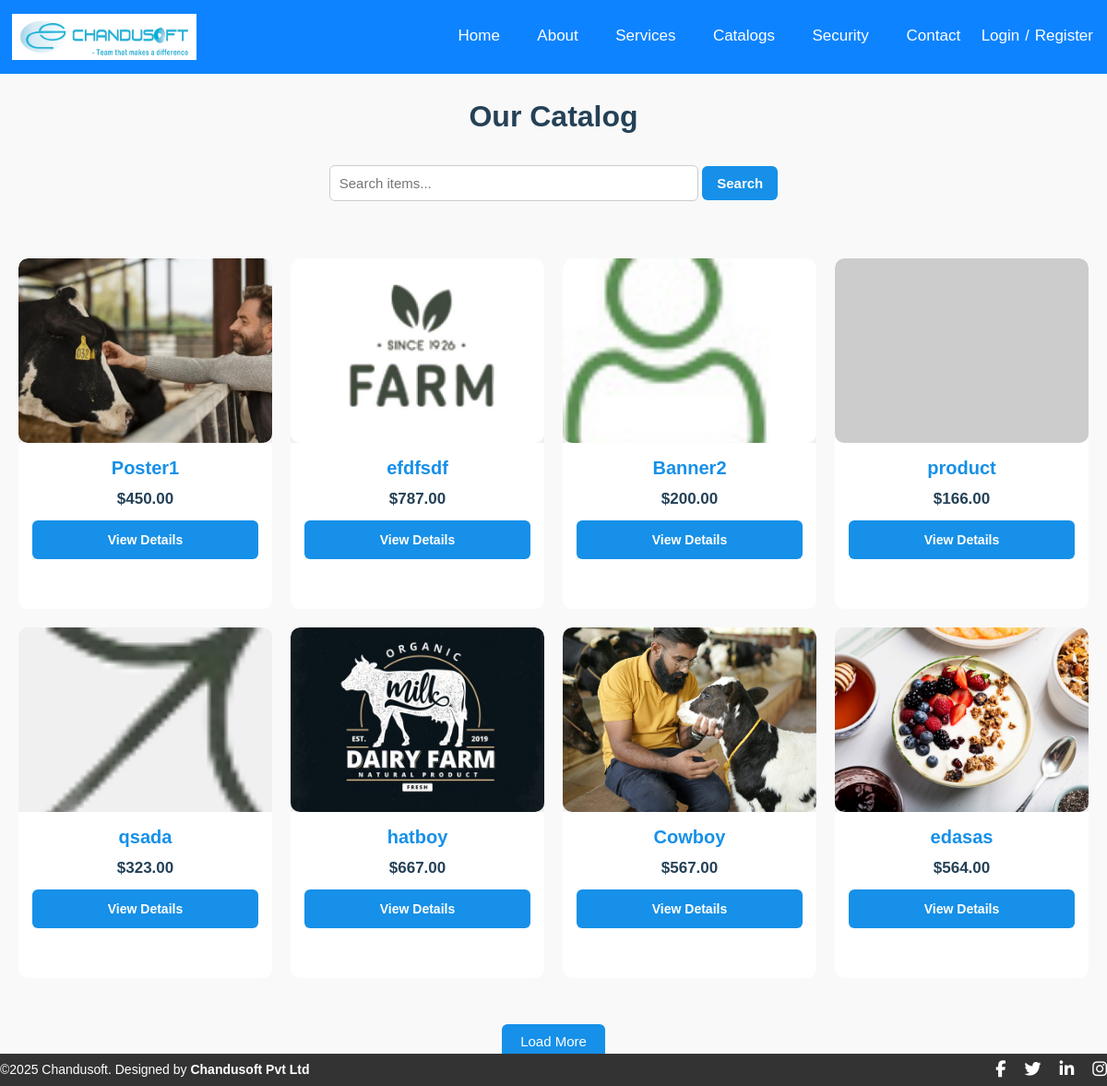
Screenshot of /catalog.php with the database file from the repository.
### tables this page shows
CREATE TABLE `pages` (
  `id` int NOT NULL AUTO_INCREMENT,
  `title` varchar(255) NOT NULL,
  `slug` varchar(255) DEFAULT NULL,
  `content_html` text,
  `status` enum('published','draft','archived') DEFAULT 'draft',
  `updated_at` datetime DEFAULT CURRENT_TIMESTAMP ON UPDATE CURRENT_TIMESTAMP,
  PRIMARY KEY (`id`),
  UNIQUE KEY `slug` (`slug`)
);

CREATE TABLE `catalog_items` (
  `id` int NOT NULL AUTO_INCREMENT,
  `slug` varchar(160) NOT NULL,
  `title` varchar(160) NOT NULL,
  `price` decimal(10,2) DEFAULT '0.00',
  `short_desc` varchar(280) DEFAULT NULL,
  `image_path` varchar(255) DEFAULT NULL,
  `status` enum('draft','published','archived') DEFAULT 'draft',
  `updated_at` timestamp NULL DEFAULT CURRENT_TIMESTAMP ON UPDATE CURRENT_TIMESTAMP,
  `created_at` timestamp NULL DEFAULT CURRENT_TIMESTAMP,
  PRIMARY KEY (`id`),
  UNIQUE KEY `slug` (`slug`),
  KEY `idx_catalog_status` (`status`),
  KEY `idx_catalog_title` (`title`)
);

### app/settings.php (called while the page is built)
<?php
function get_setting($key, $default = null) {
    global $pdo;
    try {
        $stmt = $pdo->prepare("SELECT setting_value FROM settings WHERE setting_key = ?");
        $stmt->execute([$key]);
        $value = $stmt->fetchColumn();
        return $value !== false ? $value : $default;
    } catch (Exception $e) {
        return $default;
    }
}
?>

### catalog.php (the view, shortened to what this page needs)
<?php
require __DIR__ . '/app/db.php';
$pdo->setAttribute(PDO::ATTR_ERRMODE, PDO::ERRMODE_EXCEPTION);
$pdo->setAttribute(PDO::ATTR_EMULATE_PREPARES, false);
$itemsPerPage = 8;
$page = isset($_GET['page']) ? max(1,(int)$_GET['page']) : 1;
$offset = ($page-1)*$itemsPerPage;
$search = trim($_GET['q'] ?? '');
$whereClause = "WHERE status='published'";
$params = [];
$countSql = "SELECT COUNT(*) FROM catalog_items $whereClause";
$countStmt = $pdo->prepare($countSql);
$countStmt->execute($params);
$totalItems = $countStmt->fetchColumn();
$totalPages = ceil($totalItems / $itemsPerPage);
$sql = "SELECT * FROM catalog_items
        $whereClause
        ORDER BY updated_at DESC
        LIMIT :limit OFFSET :offset";
$stmt = $pdo->prepare($sql);
$stmt->bindValue(':limit', $itemsPerPage, PDO::PARAM_INT);
$stmt->bindValue(':offset', $offset, PDO::PARAM_INT);
$stmt->execute();
$items = $stmt->fetchAll(PDO::FETCH_ASSOC);
?>
<!DOCTYPE html>
<html lang="en">
<head>
  <link rel="stylesheet" href="https://cdnjs.cloudflare.com/ajax/libs/font-awesome/6.5.0/css/all.min.css">
<link rel="stylesheet" href="Style.css" />
</head>
<body>
  <?php include("header.php"); ?>
  <h1>Our Catalog</h1>
<div class="search-bar">
  <form id="searchForm" method="get" action="catalog">
    <input type="search" name="q" placeholder="Search items..."
           value="<?= htmlspecialchars($search) ?>" maxlength="200" />
    <button type="submit">Search</button>
  </form>
</div>
<main class="catalog-grid" id="catalogGrid">
<?php if (!$items): ?>
    <p class="no-items">No items found.</p>
<?php else: ?>
    <?php foreach ($items as $i => $item): ?>
        <section class="catalog-item">
            <?php
            $imagePath = $item['image_path'] ?? '';
            if (!empty($imagePath)):
                $dir = pathinfo($imagePath, PATHINFO_DIRNAME);
                $filename = pathinfo($imagePath, PATHINFO_FILENAME);
                $src400 = $dir . '/' . $filename . '-400.jpg';
                $absSrc400 = __DIR__ . $src400;
                $loadingAttr = $i < 3 ? 'eager' : 'lazy';
            ?>
            <picture>
                <img src="<?= file_exists($absSrc400) ? htmlspecialchars($src400) : htmlspecialchars($imagePath) ?>"
                     alt="<?= htmlspecialchars($item['title']) ?>"
                     width="400" height="300"
                     loading="<?= $loadingAttr ?>"
                     style="object-fit: cover; border-radius: 10px; width:100%; height:200px;">
            </picture>
            <?php else: ?>
                <img src="https://via.placeholder.com/400x300?text=No+Image"
                     alt="No image"
                     width="400" height="300"
                     loading="lazy"
                     style="object-fit: cover; border-radius:10px; width:100%; height:200px;">
            <?php endif; ?>
            <div class="catalog-details">
                <h2 class="catalog-title"><?= htmlspecialchars($item['title']) ?></h2>
                <div class="catalog-price">$<?= number_format($item['price'],2) ?></div>
                <div class="catalog-buttons">
                    <a href="catalog-item?slug=<?= urlencode($item['slug']) ?>" class="catalog-button">View Details</a>
                </div>
            </div>
        </section>
    <?php endforeach; ?>
<?php endif; ?>
</main>
<?php if ($totalPages > 1): ?>
  <button id="loadMore" class="load-more-btn"
          data-page="<?= $page ?>"
          data-query="<?= htmlspecialchars($search) ?>">Load More</button>
<?php endif; ?>
<?php include("footer.php"); ?>
</body>
</html>

### header.php (shortened to what this page needs)
<?php
require __DIR__ . '/app/db.php';
require __DIR__ . '/app/settings.php';
$site_name = get_setting('site_name', '');
$site_logo = get_setting('site_logo', 'images/chandusoft_logo.png');
$navStmt = $pdo->query("SELECT title, slug FROM pages WHERE status = 'published' ORDER BY id ASC");
$navPages = $navStmt->fetchAll(PDO::FETCH_ASSOC);
$requestUri = parse_url($_SERVER['REQUEST_URI'], PHP_URL_PATH);
$currentSlug = trim($requestUri, '/');
?>
<header class="navbar">
    <a href="/index" class="logo" title="<?= htmlspecialchars($site_name) ?>">
        <img src="<?= htmlspecialchars($site_logo) ?>"
             alt="<?= htmlspecialchars($site_name) ?>"
             width="350" height="100"
             style="vertical-align:middle">
    </a>
 <nav>
    <a href="/index" class="btn <?= ($currentSlug === 'index') ? 'active' : '' ?>">Home</a>
    <a href="/about" class="btn <?= ($currentSlug === 'about') ? 'active' : '' ?>">About</a>
    <a href="/services" class="btn <?= ($currentSlug === 'services') ? 'active' : '' ?>">Services</a>
    <a href="/catalog" class="btn <?= ($currentSlug === 'catalog') ? 'active' : '' ?>">Catalogs</a>
    <?php foreach ($navPages as $p): ?>
        <a href="/<?= htmlspecialchars($p['slug']) ?>"
           class="btn <?= ($currentSlug === $p['slug']) ? 'active' : '' ?>">
           <?= htmlspecialchars($p['title']) ?>
        </a>
    <?php endforeach; ?>
    <a href="/contact" class="btn <?= ($currentSlug === 'contact') ? 'active' : '' ?>">Contact</a>
    <span class="auth-links <?= ($currentSlug === 'login' || $currentSlug === 'register') ? 'active' : '' ?>">
        <a href="/login" class="btn">Login</a>
        <span class="divider">/</span>
        <a href="/register" class="btn">Register</a>
    </span>
</nav>
</header>

### footer.php
<footer>
  <p>©2025 Chandusoft. Designed by <b>Chandusoft Pvt Ltd</b></p>
  <div class="social-icons">
    <a href="https://www.facebook.com/" target="_blank" class="facebook">
      <i class="fab fa-facebook-f"></i>
    </a>
    <a href="https://twitter.com/" target="_blank" class="twitter">
      <i class="fab fa-twitter"></i>
    </a>
    <a href="https://www.linkedin.com/company/" target="_blank" class="linkedin">
      <i class="fab fa-linkedin-in"></i>
    </a>
    <a href="https://www.instagram.com/" target="_blank" class="instagram">
      <i class="fab fa-instagram"></i>
    </a></div>
</footer>

### Style.css (style rules this page uses)
body { font-family: Arial, Helvetica, sans-serif; color: #030303; background-color: #f9f9f9; line-height: 1.6; margin: 0; padding: 0; display: flex; flex-direction: column; min-height: 100vh; }
main { padding: 20px; text-align: center; }
.navbar { display: flex; justify-content: center; align-items: center; background: #0d83ff; padding: 5px 15px; }
.logo { margin-right: auto; }
.navbar a { color: #ffffff; text-decoration: none; padding: 10px 18px; font-size: 17px; transition: all 0.3s ease; position: relative; }
.auth-links { display: inline-flex; align-items: center; gap: 3px; position: relative; padding-bottom: 2px; }
.auth-links::after { content: ""; position: absolute; left: 0; bottom: -4px; width: 0%; height: 3px; background: linear-gradient(to right, #fff200, #ffcc00); border-radius: 2px; opacity: 0; transition: width 0.3s ease, opacity 0.3s ease; }
.auth-links a, .auth-links .btn, .auth-links .link-inline { color: #fff; text-decoration: none; font-size: 17px; transition: color 0.25s ease; padding: 0; margin: 0; }
.auth-links .divider { color: #fff; padding: 0 3px; }
.logo img { margin-left: -20px; display: block; height: 50px; width: 200px; }
footer { position: fixed; bottom: 0; left: 0; width: 100%; background: #333; color: #fff; padding: 3px 0px; display: flex; justify-content: space-between; align-items: center; }
footer p { margin: 0; font-size: 14px; }
footer p b { font-weight: bold; }
.social-icons a { color: #fff; margin-left: 15px; font-size: 18px; text-decoration: none; transition: color 0.3s; }
input, textarea { width: 100%; padding: 5px; margin: 6px 0 12px 0; border: 1px solid #ccc; border-radius: 4px; font-size: 15px; transition: border 0.3s ease; }
button { background: #1ae2a0; color: white; border: none; padding: 10px 10px; border-radius: 4px; cursor: pointer; font-size: 15px; transition: background 0.3s; }

### catalog.php (style rules this page uses)
h1 { text-align:center;color:#244157;margin-bottom:20px;font-size:32px; }
.search-bar { text-align:center;margin-bottom:30px; }
.search-bar input[type="search"] { padding:10px;width:60%;max-width:400px;border:1px solid #ccc;border-radius:6px; }
.search-bar button { padding:10px 16px;background:#1690e8;color:#fff;border:none;border-radius:6px;font-weight:600;cursor:pointer; }
main.catalog-grid { display:grid;grid-template-columns:repeat(auto-fill,minmax(270px,1fr));gap:20px; }
.catalog-item { background:#fff;border-radius:10px;overflow:hidden;display:flex;flex-direction:column;min-height:380px; }
.catalog-item img,picture { width:100%;height:200px;object-fit:cover;background:#f0f0f0; }
.catalog-details { padding:15px;display:flex;flex-direction:column;flex-grow:1; }
.catalog-title { font-size:20px;color:#1690e8;margin:0 0 8px;line-height:1.2; }
.catalog-price { font-weight:bold;font-size:17px;color:#244157;margin-bottom:10px; }
.catalog-buttons { display:flex;justify-content:space-between;gap:10px; }
.catalog-button { flex:1;text-align:center;padding:10px 16px;border-radius:6px;font-weight:600;font-size:14px;text-decoration:none;color:#fff;transition:background 0.2s ease;background:#1690e8; }
.load-more-btn { display:block;margin:30px auto;padding:10px 20px;border:none;border-radius:6px;background:#1690e8;color:#fff;font-size:15px;cursor:pointer; }

### rows the page displays
pages: title "Security"
catalog_items: image_path (picture), title "Poster1", price "450.00"
catalog_items: image_path (picture), title "efdfsdf", price "787.00"
catalog_items: image_path (picture), title "Banner2", price "200.00"
catalog_items: title "product", price "166.00"
catalog_items: image_path (picture), title "qsada", price "323.00"
catalog_items: image_path (picture), title "hatboy", price "667.00"
catalog_items: image_path (picture), title "Cowboy", price "567.00"
catalog_items: image_path (picture), title "edasas", price "564.00"
